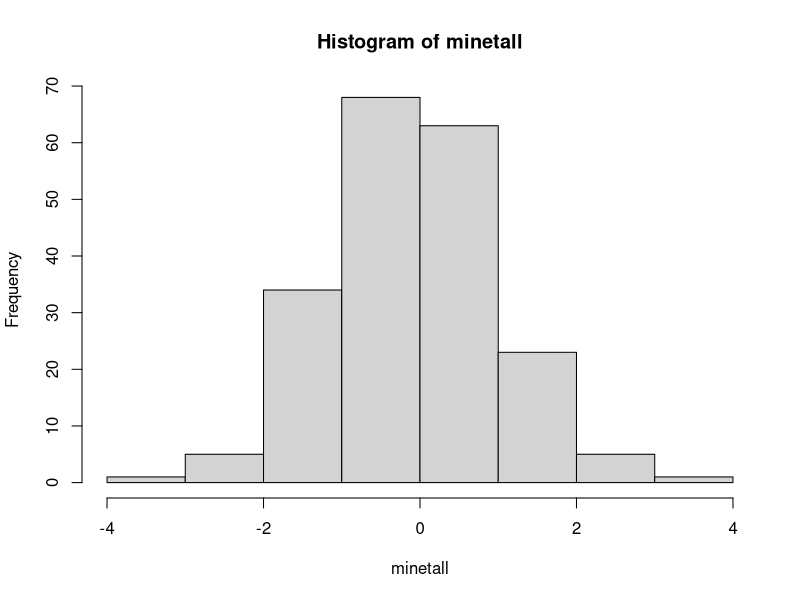

Recreate this plot in R.
## ---- chunk 1
minetall <- rnorm(200)# 200 tilfeldige tall trekkes fra standard normalfordeling. Ser ganske normalfordelt ut ja
hist(minetall)
mean(minetall)
median(minetall)
